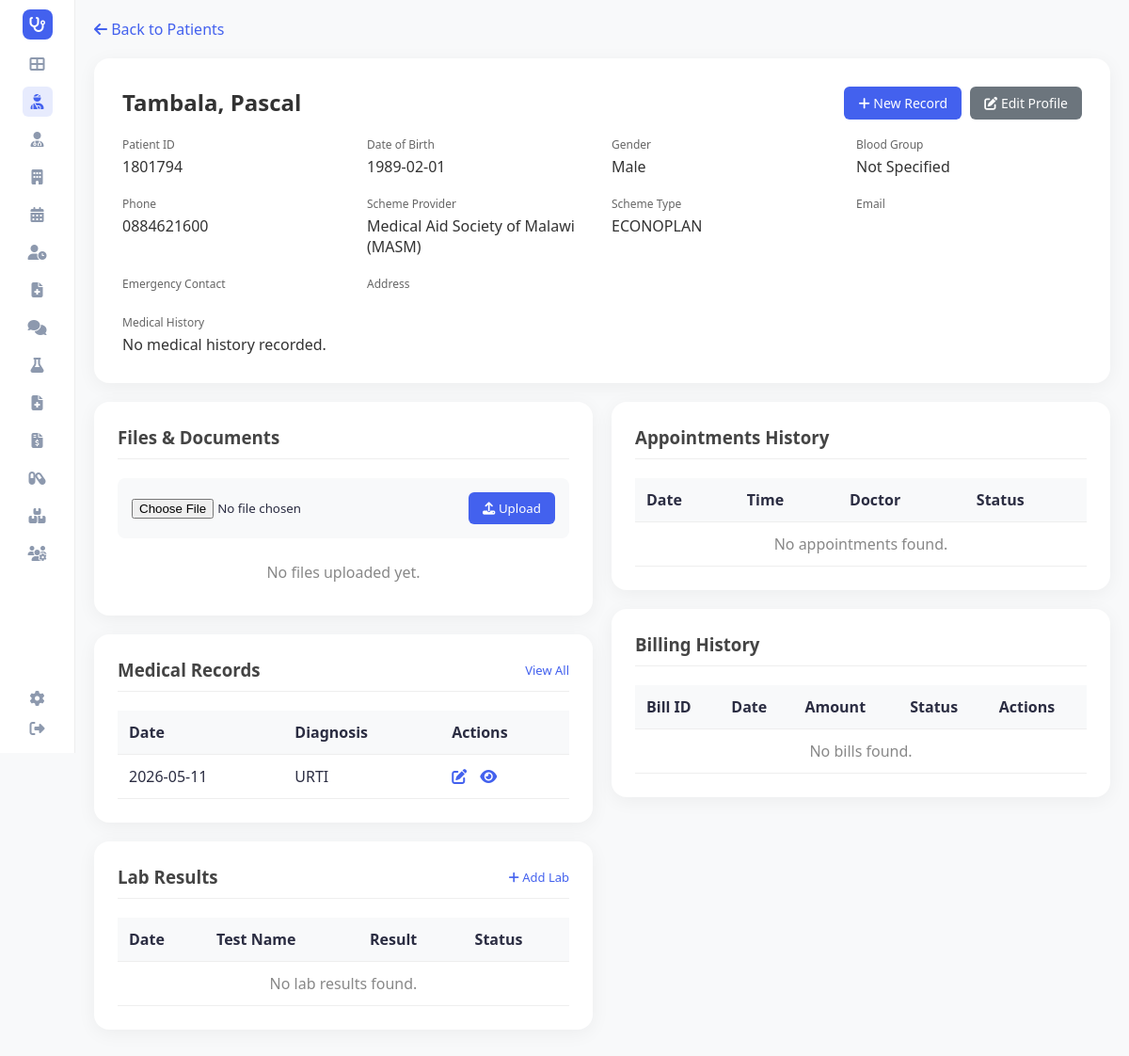
The page /patient/1801794 (signed in) on the database as committed earlier.
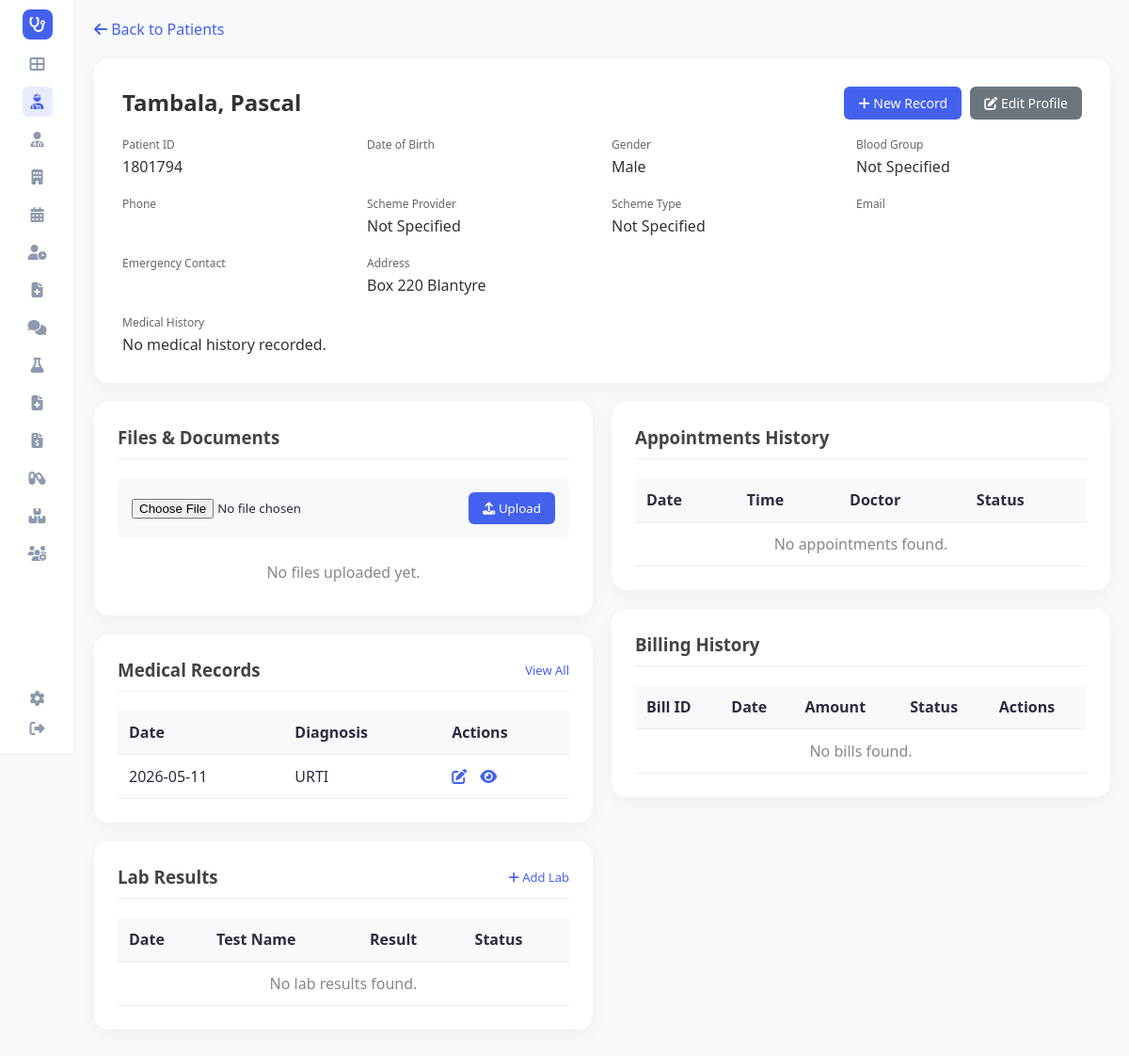
The same page on the database as committed later.
### tables this page shows
CREATE TABLE patients (
                patient_id TEXT PRIMARY KEY,
                first_name TEXT,
                last_name TEXT,
                date_of_birth TEXT,
                gender TEXT,
                phone TEXT,
                email TEXT,
                address TEXT,
                emergency_contact TEXT,
                blood_group TEXT,
                medical_history TEXT,
                created_date TEXT,
                scheme_provider TEXT,
                scheme_type TEXT
            );

### app.py (the view)
@app.route('/patient/<patient_id>')
def patient_details(patient_id):
    patient = hms.get_patient(patient_id)
    if not patient:
        flash('Patient not found!', 'error')
        return redirect(url_for('patients'))
    files = hms.patient_files.get(patient_id, [])
    appointments = hms.get_patient_appointments(patient_id)
    medical_records = hms.get_patient_medical_records(patient_id)
    bills = hms.get_patient_bills(patient_id)
    lab_results = [lr for lr in hms.lab_results if lr.patient_id == patient_id]
    queue_item = next((q for q in hms.queue if q.patient_id == patient_id and q.status != 'Completed'), None)
    return render_template('patient_details.html',
                           patient=patient,
                           files=files,
                           appointments=appointments,
                           medical_records=medical_records,
                           bills=bills,
                           lab_results=lab_results,
                           queue_item=queue_item,
                           active_page='patients')

### app.py (called while the page is built)
@app.before_request
def require_login():
    allowed_routes = ['login', 'register', 'static']
    if request.endpoint not in allowed_routes and 'user_id' not in session:
        return redirect(url_for('login'))

@app.context_processor
def inject_user():
    username = session.get('username')
    role = session.get('role')
    unread = 0
    if username:
        unread = hms.get_unread_count(username, role)
    return dict(current_user=username, current_role=role, unread_messages_count=unread, hms=hms)

### database/db_manager.py (called while the page is built)
    def get_connection(self):
        conn = sqlite3.connect(self.db_file)
        conn.row_factory = sqlite3.Row
        return conn

    def get_by_id(self, cls: Type[T], table: str, id_value: str, id_field: str) -> Optional[T]:
        try:
            conn = self.get_connection()
            cursor = conn.cursor()
            cursor.execute(f"SELECT * FROM {table} WHERE {id_field} = ?", (id_value,))
            row = cursor.fetchone()
            conn.close()
            return self._row_to_obj(cls, row) if row else None
        except Exception as e:
            print(f"Error getting from {table}: {e}")
            return None

### templates/patient_details.html (shortened to what the changed rows need)
<!DOCTYPE html>
<html lang="en">
<head>
    <link rel="stylesheet" href="{{ url_for('static', filename='style.css') }}">
    <link rel="stylesheet" href="https://cdnjs.cloudflare.com/ajax/libs/font-awesome/6.4.0/css/all.min.css">
</head>
<body>
    <div class="container" >
        <main class="main-content" >
            <div class="profile-header">
                <div class="profile-info" style="width: 100%;">
                    <div style="display: flex; justify-content: space-between; align-items: center;">
                        <h2>{{ patient.last_name }}, {{ patient.first_name }}</h2>
                        <div>
                            <a href="{{ url_for('add_medical_record', patient_id=patient.patient_id) }}" class="btn-add" style="background-color: #4361ee; color: white; padding: 8px 15px; text-decoration: none; border-radius: 6px; font-size: 14px; margin-right: 5px;"><i class="fas fa-plus"></i> New Record</a>
                            <a href="{{ url_for('edit_patient', patient_id=patient.patient_id) }}" class="btn-add" style="background-color: #6c757d; color: white; padding: 8px 15px; text-decoration: none; border-radius: 6px; font-size: 14px;"><i class="fas fa-edit"></i> Edit Profile</a>
                        </div>
                    </div>
                    <div class="profile-grid">
                        <div class="info-item">
                            <label>Patient ID</label>
                            <span>{{ patient.patient_id }}</span>
                        </div>
                        <div class="info-item">
                            <label>Date of Birth</label>
                            <span>{{ patient.date_of_birth }}</span>
                        </div>
                        <div class="info-item">
                            <label>Gender</label>
                            <span>{{ patient.gender }}</span>
                        </div>
                        <div class="info-item">
                            <label>Blood Group</label>
                            <span>{{ patient.blood_group or 'Not Specified' }}</span>
                        </div>
                        <div class="info-item">
                            <label>Phone</label>
                            <span>{{ patient.phone }}</span>
                        </div>
                        <div class="info-item">
                            <label>Scheme Provider</label>
                            <span>{{ patient.scheme_provider or 'Not Specified' }}</span>
                        </div>
                        <div class="info-item">
                            <label>Scheme Type</label>
                            <span>{{ patient.scheme_type or 'Not Specified' }}</span>
                        </div>
                        <div class="info-item" style="grid-column: span 2;">
                            <label>Address</label>
                            <span>{{ patient.address }}</span>
                        </div>
                        <div class="info-item" style="grid-column: span 2;">
                            <label>Medical History</label>
                            <span>{{ patient.medical_history or 'No medical history recorded.' }}</span>
                        </div>
                    </div>
                </div>
            </div>
            <div class="row" style="display: flex; gap: 20px; flex-wrap: wrap;">
                <div style="flex: 1; min-width: 300px;">
                    <div class="section-card">
                        <div class="table-responsive">
                            <table>
                                <thead>
                                    <tr>
                                        <th>Date</th>
                                        <th>Diagnosis</th>
                                        <th>Actions</th>
                                    </tr>
                                </thead>
                            </table>
                        </div>
                    </div>
                    <div class="section-card">
                        <div class="table-responsive">
                            <table>
                                <thead>
                                    <tr>
                                        <th>Date</th>
                                        <th>Test Name</th>
                                        <th>Result</th>
                                        <th>Status</th>
                                    </tr>
                                </thead>
                            </table>
                        </div>
                    </div>
                </div>
                <div style="flex: 1; min-width: 300px;">
                    <div class="section-card">
                        <div class="table-responsive">
                            <table>
                                <thead>
                                    <tr>
                                        <th>Date</th>
                                        <th>Time</th>
                                        <th>Doctor</th>
                                        <th>Status</th>
                                    </tr>
                                </thead>
                            </table>
                        </div>
                    </div>
                    <div class="section-card">
                        <div class="table-responsive">
                            <table>
                                <thead>
                                    <tr>
                                        <th>Bill ID</th>
                                        <th>Date</th>
                                        <th>Amount</th>
                                        <th>Status</th>
                                        <th>Actions</th>
                                    </tr>
                                </thead>
                            </table>
                        </div>
                    </div>
                </div>
            </div>
        </main>
    </div>
</body>
</html>

Rows that differ between the two databases and show on the page:
changed patients "Tambala": scheme_provider "Medical Aid Society of Malawi (MASM)" → "Not Specified"; scheme_type "ECONOPLAN" → "Not Specified"; address (not shown) → "Box 220 Blantyre"; date_of_birth "1989-02-01" → (not shown); phone "0884621600" → (not shown)
